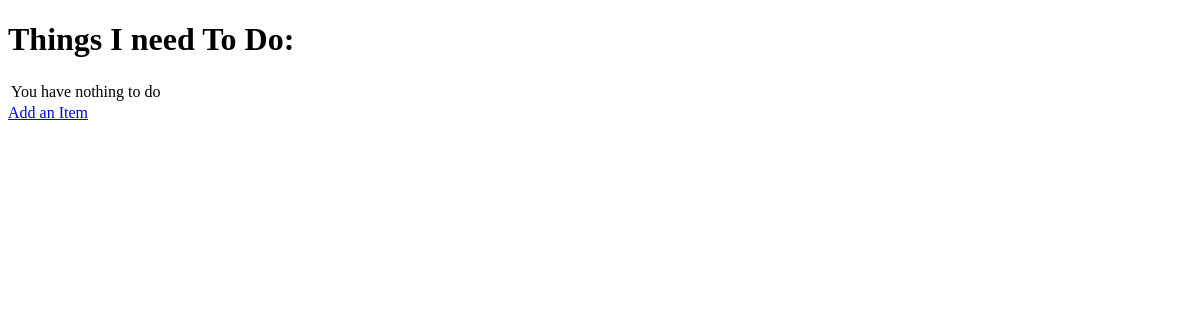
/, run on an earlier commit of the app's database.
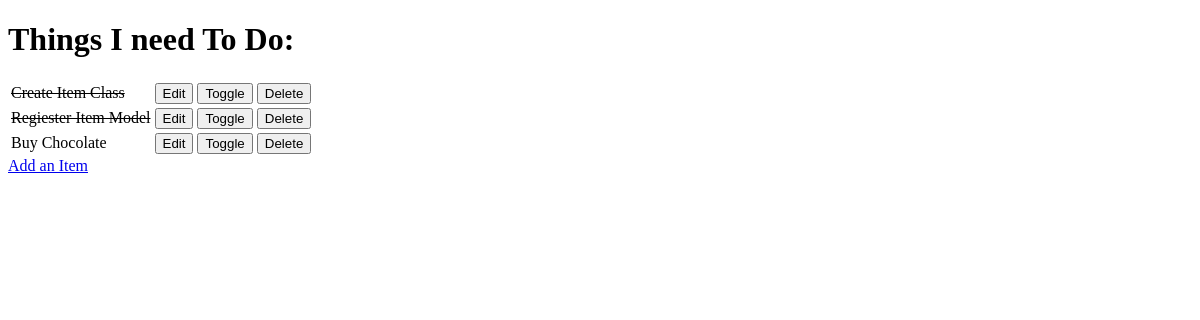
And on a later commit of the database.
### todo/models.py (models this page shows, shortened)
class Item(models.Model):
    name = models.CharField(max_length=50 , null=False, blank=False)  # CharField means it will just have characters or text
    done = models.BooleanField(null=False, blank=False, default=False)  # True of false
    """
    Ensures that the name of the item in the form is the name of the item that the user put into the form.
    As it returns itself as the name item
    """

### todo/views.py (the view)
# urls.py: path('', views.get_todo_list, name='get_todo_list'),
def get_todo_list(request):
    items = Item.objects.all()
    context = {
        'items': items
    }
    return render(request, 'todo/todo_list.html', context)

### todo/templates/todo/todo_list.html (shortened to what this page needs)
<!DOCTYPE html>
<html lang="en">
  <head>
  </head>
  <body>
    <h1>Things I need To Do:</h1>
    <table>
      {% for item in items %}
      <tr>
        {% if item.done %}
        <td><strike>{{ item.name }}</strike></td>
        {% else %}
        <td>{{ item.name }}</td>
        {% endif %}
        <td>
          <a href="/edit/{{ item.id }}">
            <button>Edit</button>
          </a>
        </td>
        <td>
          <a href="/toggle/{{ item.id }}">
            <button>Toggle</button>
          </a>
        </td>
        <td>
          <a href="/delete/{{ item.id }}">
            <button>Delete</button>
          </a>
        </td>
      </tr>
      {% empty %}
      <tr>
        <td>You have nothing to do</td>
      </tr>
      {% endfor %}
    </table>
    <a href="/add">Add an Item</a>
  </body>
</html>

What changed in the data, as far as the page shows it:
added Item: name "Create Item Class"
added Item: name "Regiester Item Model"
added Item: name "Buy Chocolate"
Also different on the page:
text no longer shown: "You have nothing to do"
